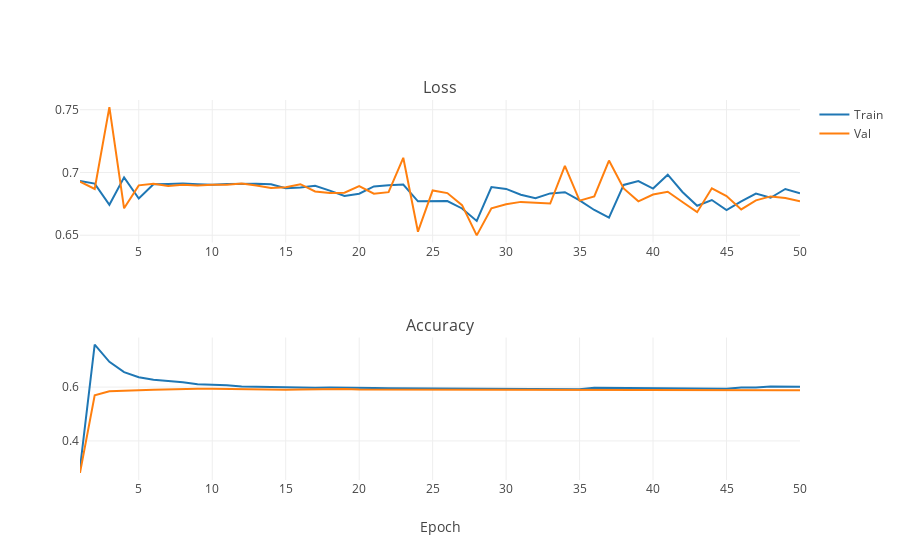

Notebook code cell kept with this figure:
### Code cell
from plotly import tools
fig = tools.make_subplots(rows=2, cols=1, subplot_titles=('Loss', 'Accuracy'))
fig.append_trace(go.Scatter(x=df.Epoch, y=df.AvgTrainLoss, name='Train', line=dict(color='#1F77B4')), 1,1)
fig.append_trace(go.Scatter(x=df.Epoch, y=df.AvgValLoss, name='Val', line=dict(color='#FF7F0E')), 1,1)
fig.append_trace(go.Scatter(x=df.Epoch, y=df.AvgTrainAcc, name='Train', showlegend=False, line=dict(color='#1F77B4')), 2,1)
fig.append_trace(go.Scatter(x=df.Epoch, y=df.AvgValAcc, name='Val', showlegend=False, line=dict(color='#FF7F0E')), 2,1)
fig['layout']['xaxis2'].update(title='Epoch')
iplot(fig)

### Figure 1 — Plotly figure (JSON) as saved in the notebook; plotly's stock layout.template omitted (floating-point values rounded to 4 significant figures)
{"data": [{"line": {"color": "#1F77B4"}, "name": "Train", "type": "scatter", "uid": "67de315b-095b-4ba7-9436-dee1f8d0b814", "x": [1, 2, 3, 4, 5, 6, 7, 8, 9, 10, 11, 12, 13, 14, 15, 16, 17, 18, 19, 20, 21, 22, 23, 24, 25, 26, 27, 28, 29, 30, 31, 32, 33, 34, 35, 36, 37, 38, 39, 40, 41, 42, 43, 44, 45, 46, 47, 48, 49, 50], "xaxis": "x", "y": [0.6931, 0.6912, 0.6742, 0.6961, 0.6793, 0.6907, 0.6909, 0.6913, 0.6907, 0.6902, 0.6909, 0.6911, 0.691, 0.6906, 0.6875, 0.6879, 0.6894, 0.6855, 0.6813, 0.6831, 0.6889, 0.6898, 0.6904, 0.677, 0.6771, 0.6772, 0.6713, 0.6614, 0.6884, 0.6869, 0.6823, 0.6795, 0.6833, 0.6843, 0.6778, 0.6701, 0.664, 0.6901, 0.6932, 0.6872, 0.6982, 0.6845, 0.6735, 0.6781, 0.67, 0.677, 0.6832, 0.6799, 0.6869, 0.6834], "yaxis": "y"}, {"line": {"color": "#FF7F0E"}, "name": "Val", "type": "scatter", "uid": "f4ebe298-9594-4ae0-b08e-f062bdc3d36a", "x": [1, 2, 3, 4, 5, 6, 7, 8, 9, 10, 11, 12, 13, 14, 15, 16, 17, 18, 19, 20, 21, 22, 23, 24, 25, 26, 27, 28, 29, 30, 31, 32, 33, 34, 35, 36, 37, 38, 39, 40, 41, 42, 43, 44, 45, 46, 47, 48, 49, 50], "xaxis": "x", "y": [0.6928, 0.6869, 0.7521, 0.6714, 0.6897, 0.6909, 0.6892, 0.6902, 0.6895, 0.6902, 0.6902, 0.6913, 0.6897, 0.6876, 0.6882, 0.6906, 0.6848, 0.6836, 0.6839, 0.6892, 0.6831, 0.6843, 0.7117, 0.6528, 0.6856, 0.6836, 0.674, 0.6499, 0.6714, 0.6747, 0.6766, 0.6756, 0.6752, 0.7053, 0.6776, 0.6809, 0.7095, 0.6873, 0.677, 0.6825, 0.6847, 0.6765, 0.6684, 0.6874, 0.6812, 0.6706, 0.6777, 0.6809, 0.6797, 0.6771], "yaxis": "y"}, {"line": {"color": "#1F77B4"}, "name": "Train", "showlegend": false, "type": "scatter", "uid": "934e14bb-30f6-4767-81ab-1b4dd19fafe8", "x": [1, 2, 3, 4, 5, 6, 7, 8, 9, 10, 11, 12, 13, 14, 15, 16, 17, 18, 19, 20, 21, 22, 23, 24, 25, 26, 27, 28, 29, 30, 31, 32, 33, 34, 35, 36, 37, 38, 39, 40, 41, 42, 43, 44, 45, 46, 47, 48, 49, 50], "xaxis": "x2", "y": [0.2988, 0.7576, 0.6938, 0.6555, 0.6363, 0.627, 0.6229, 0.6183, 0.6103, 0.6085, 0.6067, 0.6019, 0.6009, 0.5988, 0.5992, 0.5979, 0.5978, 0.5981, 0.5982, 0.5977, 0.5965, 0.5953, 0.595, 0.5942, 0.5934, 0.5931, 0.5934, 0.5935, 0.593, 0.5917, 0.5917, 0.592, 0.5917, 0.5915, 0.5916, 0.5975, 0.5974, 0.5969, 0.5962, 0.5955, 0.5953, 0.5947, 0.5947, 0.5941, 0.594, 0.5981, 0.5979, 0.6019, 0.6013, 0.6009], "yaxis": "y2"}, {"line": {"color": "#FF7F0E"}, "name": "Val", "showlegend": false, "type": "scatter", "uid": "76b67310-7d49-47dc-8e69-fa470e8839d9", "x": [1, 2, 3, 4, 5, 6, 7, 8, 9, 10, 11, 12, 13, 14, 15, 16, 17, 18, 19, 20, 21, 22, 23, 24, 25, 26, 27, 28, 29, 30, 31, 32, 33, 34, 35, 36, 37, 38, 39, 40, 41, 42, 43, 44, 45, 46, 47, 48, 49, 50], "xaxis": "x2", "y": [0.2812, 0.5698, 0.584, 0.5876, 0.5884, 0.5896, 0.5914, 0.5923, 0.5939, 0.5935, 0.5926, 0.5917, 0.5895, 0.5897, 0.5898, 0.5911, 0.5924, 0.5933, 0.5931, 0.5913, 0.5912, 0.5917, 0.5906, 0.5906, 0.5905, 0.5903, 0.59, 0.5897, 0.5898, 0.5906, 0.5903, 0.5898, 0.5898, 0.5895, 0.589, 0.5891, 0.5893, 0.5886, 0.5885, 0.5889, 0.5884, 0.5882, 0.5886, 0.5884, 0.5884, 0.5886, 0.5886, 0.5884, 0.5883, 0.5885], "yaxis": "y2"}], "layout": {"annotations": [{"font": {"size": 16}, "showarrow": false, "text": "Loss", "x": 0.5, "xanchor": "center", "xref": "paper", "y": 1, "yanchor": "bottom", "yref": "paper"}, {"font": {"size": 16}, "showarrow": false, "text": "Accuracy", "x": 0.5, "xanchor": "center", "xref": "paper", "y": 0.375, "yanchor": "bottom", "yref": "paper"}], "xaxis": {"anchor": "y", "domain": [0, 1]}, "xaxis2": {"anchor": "y2", "domain": [0, 1], "title": {"text": "Epoch"}}, "yaxis": {"anchor": "x", "domain": [0.625, 1]}, "yaxis2": {"anchor": "x2", "domain": [0, 0.375]}}}
